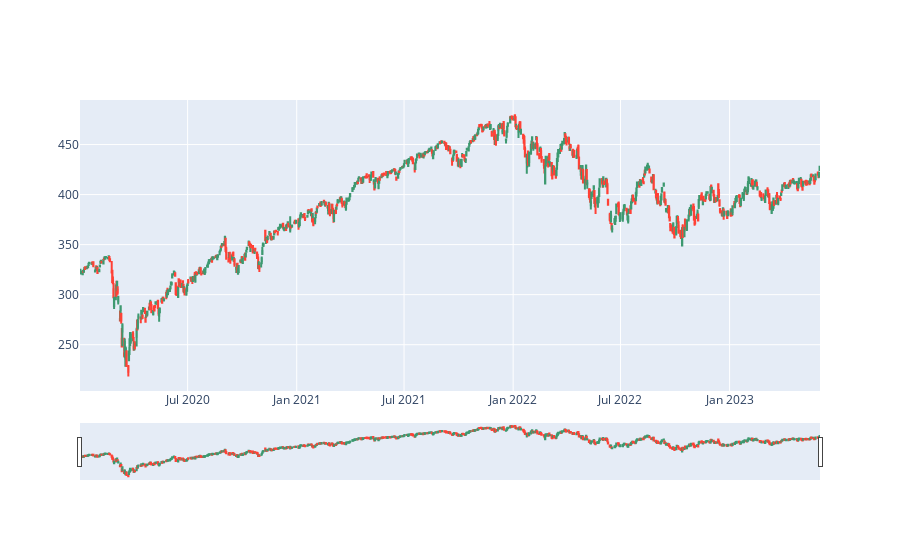

This figure's notebook cell:
### Code cell
fig = go.Figure(go.Candlestick(x=df.index,
  open=df['Open'],
  high=df['High'],
  low=df['Low'],
  close=df['Close']))
fig.show()

### Figure 1 — Plotly figure (JSON) as saved in the notebook; plotly's stock layout.template omitted (floating-point values rounded to 4 significant figures; data arrays with more than 128 entries replaced by an {"elided": "..."} marker saying what was removed)
{"data": [{"close": {"elided": "861 float values"}, "high": {"elided": "861 float values"}, "low": {"elided": "861 float values"}, "open": {"elided": "861 float values"}, "type": "candlestick", "x": {"elided": "861 str values"}}], "layout": {}}
